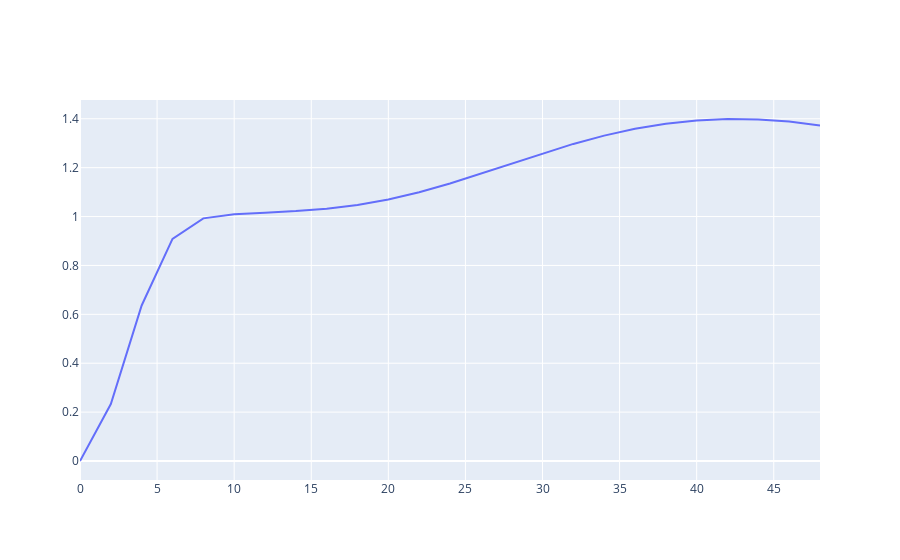

Write notebook code for a chart like this one.
### Code cell
test = []
m = modelInertia_test4.m
for t0 in np.arange(50, step=2):
    hotelling = np.array([[t+2020, np.exp(0.05 * (t-t0)) * value(m.carbonprice_vanilla[t0]), value(m.carbonprice[t])] for t in m.t])
    test+=[[t0, hotelling[-1,1] / hotelling[-1,2]]]
test = np.array(test)
go.Figure(go.Scatter(x=test[:,0], y=test[:,1]))

### Figure 1 — Plotly figure (JSON) as saved in the notebook; plotly's stock layout.template omitted (floating-point values rounded to 4 significant figures)
{"data": [{"type": "scatter", "x": [0, 2, 4, 6, 8, 10, 12, 14, 16, 18, 20, 22, 24, 26, 28, 30, 32, 34, 36, 38, 40, 42, 44, 46, 48], "y": [6.914e-32, 0.233, 0.6362, 0.9088, 0.9926, 1.009, 1.016, 1.022, 1.032, 1.048, 1.07, 1.099, 1.135, 1.175, 1.217, 1.259, 1.297, 1.331, 1.359, 1.38, 1.393, 1.399, 1.397, 1.388, 1.373]}], "layout": {}}
